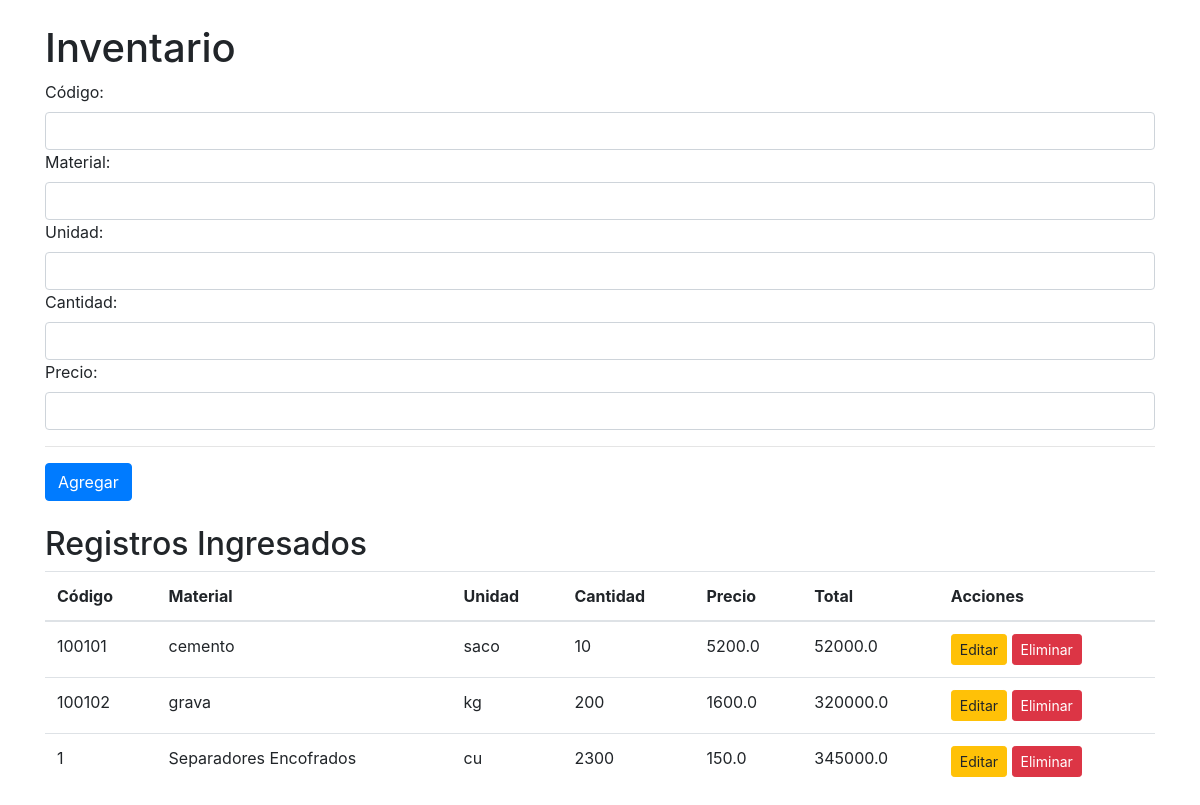
The page / on the database its author committed.
### tables this page shows
CREATE TABLE items (
            id INTEGER PRIMARY KEY AUTOINCREMENT,
            codigo TEXT NOT NULL,
            material TEXT NOT NULL,
            unidad TEXT NOT NULL,
            cantidad INTEGER NOT NULL,
            precio REAL NOT NULL,
            total REAL NOT NULL
        );

### app.py (the view)
@app.route('/')
def index():
    conn = get_db_connection()
    items = conn.execute('SELECT * FROM items').fetchall()
    conn.close()
    return render_template('index.html', items=items)

### app.py (called while the page is built)
def get_db_connection():
    conn = sqlite3.connect(DATABASE)
    conn.row_factory = sqlite3.Row
    return conn

### templates/index.html (shortened to what this page needs)
<!DOCTYPE html>
<html lang="en">
<head>
    <link href="https://maxcdn.bootstrapcdn.com/bootstrap/4.5.2/css/bootstrap.min.css" rel="stylesheet">
</head>
<body>
    <div class="container">
        <h1 class="mt-4">Inventario</h1>
        <form action="/add" method="post" class="mb-4">
            <label for="codigo" class="mr-2">Código:</label>
            <input type="text" id="codigo" name="codigo" required class="form-control mr-2">
            <label for="material" class="mr-2">Material:</label>
            <input type="text" id="material" name="material" required class="form-control mr-2">
            <label for="unidad" class="mr-2">Unidad:</label>
            <input type="text" id="unidad" name="unidad" required class="form-control mr-2">
            <label for="cantidad" class="mr-2">Cantidad:</label>
            <input type="number" id="cantidad" name="cantidad" required class="form-control mr-2">
            <label for="precio" class="mr-2">Precio:</label>
            <input type="number" step="0.01" id="precio" name="precio" required class="form-control mr-2">
            <hr>
            <button type="submit" class="btn btn-primary">Agregar</button>
        </form>
        <h2>Registros Ingresados</h2>
        <table class="table">
            <thead>
                <tr>
                    <th>Código</th>
                    <th>Material</th>
                    <th>Unidad</th>
                    <th>Cantidad</th>
                    <th>Precio</th>
                    <th>Total</th>
                    <th>Acciones</th>
                </tr>
            </thead>
            <tbody>
                {% for item in items %}
                <tr>
                    <td>{{ item.codigo }}</td>
                    <td>{{ item.material }}</td>
                    <td>{{ item.unidad }}</td>
                    <td>{{ item.cantidad }}</td>
                    <td>{{ item.precio }}</td>
                    <td>{{ item.total }}</td>
                    <td>
                        <a href="/edit/{{ item.id }}" class="btn btn-warning btn-sm">Editar</a>
                        <a href="/delete/{{ item.id }}" class="btn btn-danger btn-sm">Eliminar</a>
                    </td>
                </tr>
                {% endfor %}
            </tbody>
        </table>
    </div>
</body>
</html>

### rows shown on the page
items: codigo "100101", material "cemento", unidad "saco", cantidad "10", precio "5200.0", total "52000.0"
items: codigo "100102", material "grava", unidad "kg", cantidad "200", precio "1600.0", total "320000.0"
items: codigo "1", material "Separadores Encofrados", unidad "cu", cantidad "2300", precio "150.0", total "345000.0"
